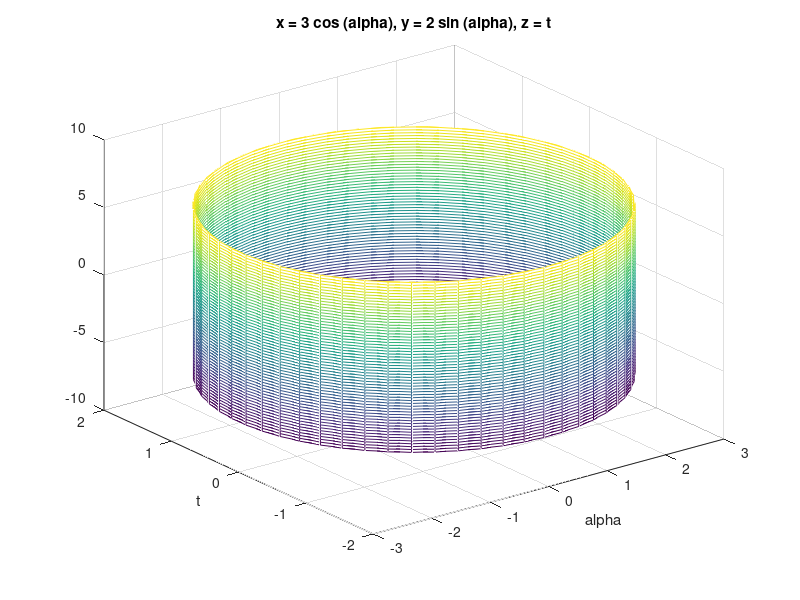

Write the MATLAB code that produced this figure.
%ezmesh绘制椭圆柱面(1/9)*x^2+(1/4)*y^2=1
x=@(alpha,t)3*cos(alpha);%定义参数方程的匿名函数
y=@(alpha,t)2*sin(alpha);
z=@(alpha,t)t;
ezmesh(x,y,z)
